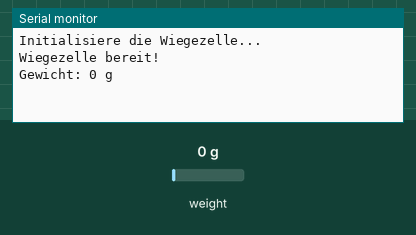
Bench run of a sketch on a simulated ESP32. Shown: the last lines printed to the serial monitor. The inputs (shaded band) are chosen by the test bench; at power-on: weight on the scale 0 g.

Above: at 2.2 s.
2.3 s: weight on the scale set to 100 g
At 4.0 s:
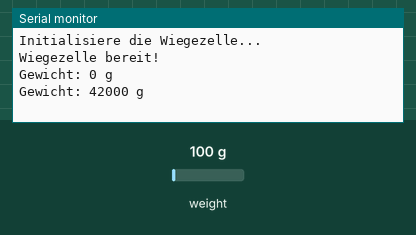
4.3 s: weight on the scale set to 1250 g
At 5.4 s:
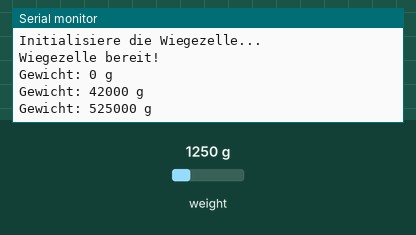
Timing chart, 0 to 7.3 s (numbered marks = the images above; inputs shaded):
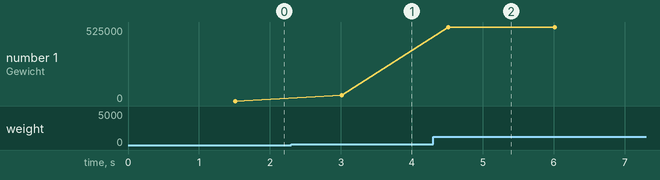

The sketch:

wiegezellen_esp32.ino
```cpp
#include <Arduino.h>
#include "HX711.h"

// Pins für die HX711 Wiegezelle (hier anpassen, falls du andere Pins nutzt)
const int LOADCELL_DOUT_PIN = 23;
const int LOADCELL_SCK_PIN = 22;

HX711 scale;

// Kalibrierfaktor (Diesen Wert musst du durch Kalibrierung ermitteln!)
// Wenn das Gewicht in Gramm angezeigt werden soll, teile den Rohwert durch das bekannte Gewicht.
float calibration_factor = 0.0;

void setup() {
  Serial.begin(115200);
  delay(10);

  Serial.println("Initialisiere die Wiegezelle...");

  scale.begin(LOADCELL_DOUT_PIN, LOADCELL_SCK_PIN);

  // Setzt den Kalibrierfaktor
  scale.set_scale(calibration_factor);

  // Setzt die Waage auf Null (Tara).
  // WICHTIG: Beim Starten darf kein Gewicht auf der Waage liegen!
  scale.tare();

  Serial.println("Wiegezelle bereit!");
}

void loop() {
  // Prüfen, ob der HX711-Sensor bereit ist
  if (scale.is_ready()) {
    // get_units(5) nimmt 5 Messungen und bildet den Durchschnitt für einen stabileren Wert
    long weight = scale.get_units(5);

    // Ausgabe auf dem Seriellen Monitor
    Serial.print("Gewicht: ");
    Serial.print(weight);
    Serial.println(" g"); // Einheit je nach Kalibrierfaktor (z.B. g oder kg)
  } else {
    Serial.println("HX711 nicht gefunden. Verkabelung prüfen!");
  }

  delay(1000); // Jede Sekunde eine Messung
}
```

Measured:
- after the input at 2.3 s, the serial monitor: prints a new line after 0.71 s (image 1)
- after the input at 4.3 s, the serial monitor: prints a new line after 0.21 s (image 2)
- plotted number 1: 0 → 42000 after the input at 2.3 s, 42000 → 525000 after the input at 4.3 s
